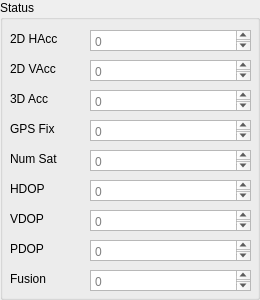
               <widget class="QGroupBox" name="status">
                <property name="title">
                 <string>Status</string>
                </property>
                <widget class="QLabel" name="labelGPSFix">
                 <property name="geometry">
                  <rect>
                   <x>10</x>
                   <y>120</y>
                   <width>67</width>
                   <height>17</height>
                  </rect>
                 </property>
                 <property name="text">
                  <string>GPS Fix</string>
                 </property>
                </widget>
                <widget class="QPlainTextEdit" name="hAccu">
                 <property name="geometry">
                  <rect>
                   <x>90</x>
                   <y>30</y>
                   <width>161</width>
                   <height>21</height>
                  </rect>
                 </property>
                 <property name="toolTip">
                  <string notr="true"/>
                 </property>
                 <property name="inputMethodHints">
                  <set>Qt::ImhNone</set>
                 </property>
                 <property name="verticalScrollBarPolicy">
                  <enum>Qt::ScrollBarAsNeeded</enum>
                 </property>
                 <property name="horizontalScrollBarPolicy">
                  <enum>Qt::ScrollBarAsNeeded</enum>
                 </property>
                 <property name="lineWrapMode">
                  <enum>QPlainTextEdit::NoWrap</enum>
                 </property>
                 <property name="readOnly">
                  <bool>true</bool>
                 </property>
                 <property name="placeholderText">
                  <string>0</string>
                 </property>
                </widget>
                <widget class="QLabel" name="labelhAccu">
                 <property name="geometry">
                  <rect>
                   <x>10</x>
                   <y>30</y>
                   <width>67</width>
                   <height>17</height>
                  </rect>
                 </property>
                 <property name="text">
                  <string>2D HAcc</string>
                 </property>
                </widget>
                <widget class="QPlainTextEdit" name="GPSFix">
                 <property name="geometry">
                  <rect>
                   <x>90</x>
                   <y>120</y>
                   <width>161</width>
                   <height>21</height>
                  </rect>
                 </property>
                 <property name="toolTip">
                  <string notr="true"/>
                 </property>
                 <property name="inputMethodHints">
                  <set>Qt::ImhNone</set>
                 </property>
                 <property name="verticalScrollBarPolicy">
                  <enum>Qt::ScrollBarAsNeeded</enum>
                 </property>
                 <property name="horizontalScrollBarPolicy">
                  <enum>Qt::ScrollBarAsNeeded</enum>
                 </property>
                 <property name="lineWrapMode">
                  <enum>QPlainTextEdit::NoWrap</enum>
                 </property>
                 <property name="readOnly">
                  <bool>true</bool>
                 </property>
                 <property name="placeholderText">
                  <string>0</string>
                 </property>
                </widget>
                <widget class="QPlainTextEdit" name="vAccu">
                 <property name="geometry">
                  <rect>
                   <x>90</x>
                   <y>60</y>
                   <width>161</width>
                   <height>21</height>
                  </rect>
                 </property>
                 <property name="toolTip">
                  <string notr="true"/>
                 </property>
                 <property name="inputMethodHints">
                  <set>Qt::ImhNone</set>
                 </property>
                 <property name="verticalScrollBarPolicy">
                  <enum>Qt::ScrollBarAsNeeded</enum>
                 </property>
                 <property name="horizontalScrollBarPolicy">
                  <enum>Qt::ScrollBarAsNeeded</enum>
                 </property>
                 <property name="lineWrapMode">
                  <enum>QPlainTextEdit::NoWrap</enum>
                 </property>
                 <property name="readOnly">
                  <bool>true</bool>
                 </property>
                 <property name="placeholderText">
                  <string>0</string>
                 </property>
                </widget>
                <widget class="QLabel" name="labelvAccu">
                 <property name="geometry">
                  <rect>
                   <x>10</x>
                   <y>60</y>
                   <width>81</width>
                   <height>17</height>
                  </rect>
                 </property>
                 <property name="text">
                  <string>2D VAcc</string>
                 </property>
                </widget>
                <widget class="QLabel" name="labelacc3D">
                 <property name="geometry">
                  <rect>
                   <x>10</x>
                   <y>90</y>
                   <width>67</width>
                   <height>17</height>
                  </rect>
                 </property>
                 <property name="text">
                  <string>3D Acc</string>
                 </property>
                </widget>
                <widget class="QPlainTextEdit" name="acc3D">
                 <property name="geometry">
                  <rect>
                   <x>90</x>
                   <y>90</y>
                   <width>161</width>
                   <height>21</height>
                  </rect>
                 </property>
                 <property name="toolTip">
                  <string notr="true"/>
                 </property>
                 <property name="inputMethodHints">
                  <set>Qt::ImhNone</set>
                 </property>
                 <property name="verticalScrollBarPolicy">
                  <enum>Qt::ScrollBarAsNeeded</enum>
                 </property>
                 <property name="horizontalScrollBarPolicy">
                  <enum>Qt::ScrollBarAsNeeded</enum>
                 </property>
                 <property name="lineWrapMode">
                  <enum>QPlainTextEdit::NoWrap</enum>
                 </property>
                 <property name="readOnly">
                  <bool>true</bool>
                 </property>
                 <property name="placeholderText">
                  <string>0</string>
                 </property>
                </widget>
                <widget class="QPlainTextEdit" name="VDOP">
                 <property name="geometry">
                  <rect>
                   <x>90</x>
                   <y>210</y>
                   <width>161</width>
                   <height>21</height>
                  </rect>
                 </property>
                 <property name="toolTip">
                  <string notr="true"/>
                 </property>
                 <property name="inputMethodHints">
                  <set>Qt::ImhNone</set>
                 </property>
                 <property name="verticalScrollBarPolicy">
                  <enum>Qt::ScrollBarAsNeeded</enum>
                 </property>
                 <property name="horizontalScrollBarPolicy">
                  <enum>Qt::ScrollBarAsNeeded</enum>
                 </property>
                 <property name="lineWrapMode">
                  <enum>QPlainTextEdit::NoWrap</enum>
                 </property>
                 <property name="readOnly">
                  <bool>true</bool>
                 </property>
                 <property name="placeholderText">
                  <string>0</string>
                 </property>
                </widget>
                <widget class="QPlainTextEdit" name="PDOP">
                 <property name="geometry">
                  <rect>
                   <x>90</x>
                   <y>240</y>
                   <width>161</width>
                   <height>21</height>
                  </rect>
                 </property>
                 <property name="toolTip">
                  <string notr="true"/>
                 </property>
                 <property name="inputMethodHints">
                  <set>Qt::ImhNone</set>
                 </property>
                 <property name="verticalScrollBarPolicy">
                  <enum>Qt::ScrollBarAsNeeded</enum>
                 </property>
                 <property name="horizontalScrollBarPolicy">
                  <enum>Qt::ScrollBarAsNeeded</enum>
                 </property>
                 <property name="lineWrapMode">
                  <enum>QPlainTextEdit::NoWrap</enum>
                 </property>
                 <property name="readOnly">
                  <bool>true</bool>
                 </property>
                 <property name="placeholderText">
                  <string>0</string>
                 </property>
                </widget>
                <widget class="QPlainTextEdit" name="numSat">
                 <property name="geometry">
                  <rect>
                   <x>90</x>
                   <y>150</y>
                   <width>161</width>
                   <height>21</height>
                  </rect>
                 </property>
                 <property name="toolTip">
                  <string notr="true"/>
                 </property>
                 <property name="inputMethodHints">
                  <set>Qt::ImhNone</set>
                 </property>
                 <property name="verticalScrollBarPolicy">
                  <enum>Qt::ScrollBarAsNeeded</enum>
                 </property>
                 <property name="horizontalScrollBarPolicy">
                  <enum>Qt::ScrollBarAsNeeded</enum>
                 </property>
                 <property name="lineWrapMode">
                  <enum>QPlainTextEdit::NoWrap</enum>
                 </property>
                 <property name="readOnly">
                  <bool>true</bool>
                 </property>
                 <property name="placeholderText">
                  <string>0</string>
                 </property>
                </widget>
                <widget class="QLabel" name="labelPDOP">
                 <property name="geometry">
                  <rect>
                   <x>10</x>
                   <y>240</y>
                   <width>67</width>
                   <height>17</height>
                  </rect>
                 </property>
                 <property name="text">
                  <string>PDOP</string>
                 </property>
                </widget>
                <widget class="QLabel" name="labelHDOP">
                 <property name="geometry">
                  <rect>
                   <x>10</x>
                   <y>180</y>
                   <width>81</width>
                   <height>17</height>
                  </rect>
                 </property>
                 <property name="text">
                  <string>HDOP</string>
                 </property>
                </widget>
                <widget class="QLabel" name="labelVDOP">
                 <property name="geometry">
                  <rect>
                   <x>10</x>
                   <y>210</y>
                   <width>67</width>
                   <height>17</height>
                  </rect>
                 </property>
                 <property name="text">
                  <string>VDOP</string>
                 </property>
                </widget>
                <widget class="QLabel" name="labelnumSat">
                 <property name="geometry">
                  <rect>
                   <x>10</x>
                   <y>150</y>
                   <width>67</width>
                   <height>17</height>
                  </rect>
                 </property>
                 <property name="text">
                  <string>Num Sat</string>
                 </property>
                </widget>
                <widget class="QPlainTextEdit" name="HDOP">
                 <property name="geometry">
                  <rect>
                   <x>90</x>
                   <y>180</y>
                   <width>161</width>
                   <height>21</height>
                  </rect>
                 </property>
                 <property name="toolTip">
                  <string notr="true"/>
                 </property>
                 <property name="inputMethodHints">
                  <set>Qt::ImhNone</set>
                 </property>
                 <property name="verticalScrollBarPolicy">
                  <enum>Qt::ScrollBarAsNeeded</enum>
                 </property>
                 <property name="horizontalScrollBarPolicy">
                  <enum>Qt::ScrollBarAsNeeded</enum>
                 </property>
                 <property name="lineWrapMode">
                  <enum>QPlainTextEdit::NoWrap</enum>
                 </property>
                 <property name="readOnly">
                  <bool>true</bool>
                 </property>
                 <property name="placeholderText">
                  <string>0</string>
                 </property>
                </widget>
                <widget class="QLabel" name="labelFusionMode">
                 <property name="geometry">
                  <rect>
                   <x>10</x>
                   <y>270</y>
                   <width>67</width>
                   <height>17</height>
                  </rect>
                 </property>
                 <property name="text">
                  <string>Fusion</string>
                 </property>
                </widget>
                <widget class="QPlainTextEdit" name="fusionMode">
                 <property name="geometry">
                  <rect>
                   <x>90</x>
                   <y>270</y>
                   <width>161</width>
                   <height>21</height>
                  </rect>
                 </property>
                 <property name="toolTip">
                  <string notr="true"/>
                 </property>
                 <property name="verticalScrollBarPolicy">
                  <enum>Qt::ScrollBarAsNeeded</enum>
                 </property>
                 <property name="horizontalScrollBarPolicy">
                  <enum>Qt::ScrollBarAsNeeded</enum>
                 </property>
                 <property name="lineWrapMode">
                  <enum>QPlainTextEdit::NoWrap</enum>
                 </property>
                 <property name="readOnly">
                  <bool>true</bool>
                 </property>
                 <property name="placeholderText">
                  <string>0</string>
                 </property>
                </widget>
               </widget>
